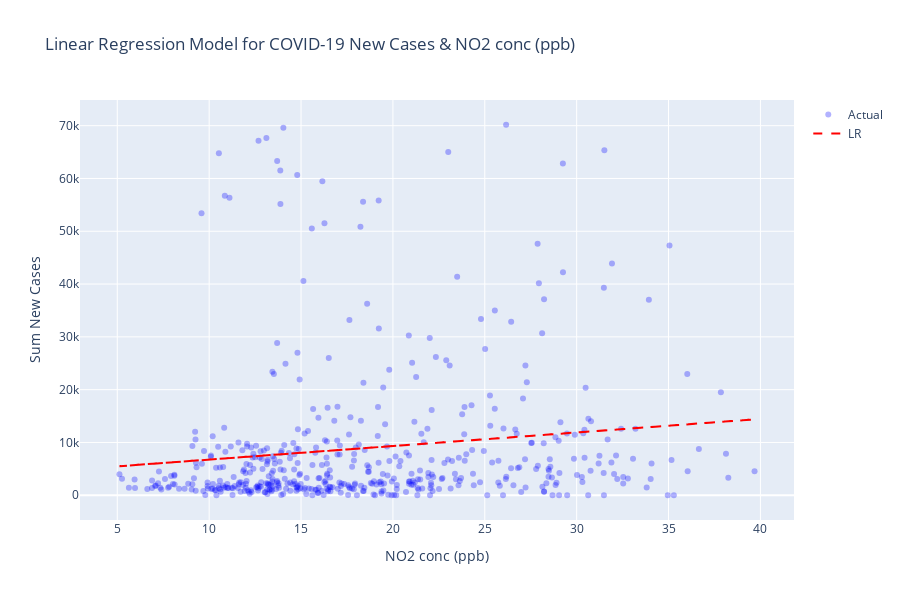

Notebook code cell kept with this figure:
### Code cell
# For NO2 conc (ppb) & Sum New Cases
## Perform regression modeling
from sklearn.linear_model import LinearRegression
from sklearn.metrics import r2_score, mean_squared_error

import statsmodels.api as sm
import calendar

# Convert datetime to int
#x = data['Date'].values.astype(int) / 10**9  # Convert to seconds (UNIX epoch start)
#x = x.reshape(-1, 1)


x = NewData['NO2 conc (ppb)']
y = NewData['Sum New Cases']

#--------------------------------------------------------------
# Linear regression model
#--------------------------------------------------------------
# Stastical approach
x_lms = sm.add_constant(x)
linear_model_stat = sm.OLS(y, x_lms)
lms_results = linear_model_stat.fit()
p_values = lms_results.pvalues[1:]

# Machine learning approach (no p-values)
linear_model = LinearRegression()
linear_model.fit(x_lms, y)
y_linear_pred = linear_model.predict(x_lms)

# Calculate R2 and RMSE for linear regression model
linear_r2 = r2_score(y, y_linear_pred)
linear_rmse = np.sqrt(mean_squared_error(y, y_linear_pred))

print("Model Evaluation")
print("\nLinear Regression: RMSE=%.2f, R2=%.2f" % (linear_rmse, linear_r2))
for i, p_value in enumerate(p_values.index):
  print(f'P({p_value}): {p_values[i]}')

if any(p_values <= 0.05):
  print("There is a significant relationship between the predictor and the response\n")
else:
  print("There is no significant relationship between the predictor and the response\n")


# Plot the model
import plotly.graph_objects as go

xtt = NewData['NO2 conc (ppb)']#.dt.strftime('%Y-%m-%d')
scatter_actual = go.Scatter(x=xtt, y=y, mode='markers', name='Actual', marker=dict(color='blue', opacity=0.3))

line_regression = go.Scatter(x=xtt, y=y_linear_pred, mode='lines', name='LR', line=dict(color='red', dash='dash'))

data = [scatter_actual, line_regression]

layout = go.Layout(xaxis=dict(title='NO2 conc (ppb)'),
                   yaxis=dict(title='Sum New Cases'),
                   title='Linear Regression Model for COVID-19 New Cases & NO2 conc (ppb)',
                   showlegend=True,
                   height=600)

fig = go.Figure(data=data, layout=layout)
fig.show()

### Figure 1 — Plotly figure (JSON) as saved in the notebook; plotly's stock layout.template omitted (floating-point values rounded to 4 significant figures; data arrays with more than 128 entries replaced by an {"elided": "..."} marker saying what was removed)
{"data": [{"marker": {"color": "blue", "opacity": 0.3}, "mode": "markers", "name": "Actual", "x": {"elided": "499 float values"}, "y": {"elided": "499 int values"}, "type": "scatter"}, {"line": {"color": "red", "dash": "dash"}, "mode": "lines", "name": "LR", "x": {"elided": "499 float values"}, "y": {"elided": "499 float values"}, "type": "scatter"}], "layout": {"height": 600, "showlegend": true, "title": {"text": "Linear Regression Model for COVID-19 New Cases & NO2 conc (ppb)"}, "xaxis": {"title": {"text": "NO2 conc (ppb)"}}, "yaxis": {"title": {"text": "Sum New Cases"}}}}
